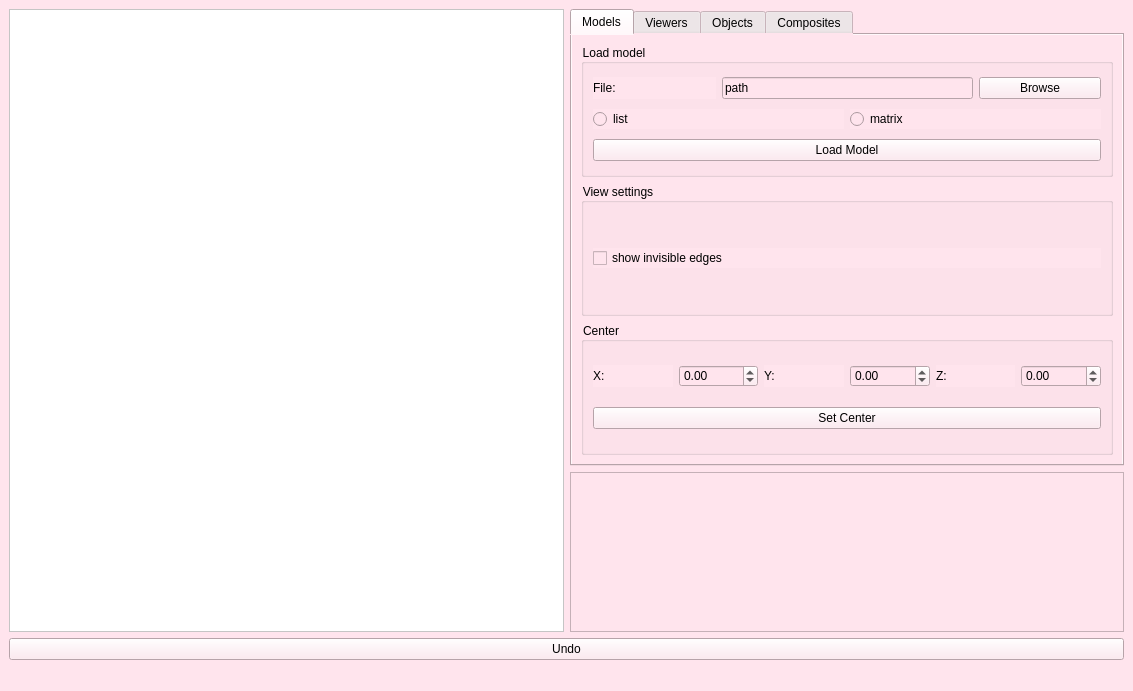
<?xml version="1.0" encoding="UTF-8"?>
<ui version="4.0">
 <class>MainWindow</class>
 <widget class="QMainWindow" name="MainWindow">
  <property name="enabled">
   <bool>true</bool>
  </property>
  <property name="geometry">
   <rect>
    <x>0</x>
    <y>0</y>
    <width>1133</width>
    <height>691</height>
   </rect>
  </property>
  <property name="windowTitle">
   <string>MainWindow</string>
  </property>
  <property name="styleSheet">
   <string notr="true">background-color: 	#FFE4ED;
font-family: &quot;Consolas&quot;</string>
  </property>
  <widget class="QWidget" name="mainwidget">
   <layout class="QGridLayout" name="gridLayout_8">
    <item row="0" column="0">
     <layout class="QGridLayout" name="gridLayout_7">
      <item row="1" column="1">
       <widget class="QTextEdit" name="logs"/>
      </item>
      <item row="0" column="0" rowspan="2">
       <widget class="QGraphicsView" name="canvas">
        <property name="styleSheet">
         <string notr="true">background-color: #FFFFFF;</string>
        </property>
       </widget>
      </item>
      <item row="0" column="1">
       <widget class="QTabWidget" name="tabWidget">
        <property name="currentIndex">
         <number>0</number>
        </property>
        <widget class="QWidget" name="model_tab">
         <attribute name="title">
          <string>Models</string>
         </attribute>
         <layout class="QGridLayout" name="gridLayout_3">
          <item row="1" column="0">
           <widget class="QGroupBox" name="groupBox_2">
            <property name="title">
             <string>View settings</string>
            </property>
            <layout class="QGridLayout" name="gridLayout_2">
             <item row="0" column="0">
              <widget class="QCheckBox" name="show_invisible_edges_check">
               <property name="text">
                <string>show invisible edges</string>
               </property>
              </widget>
             </item>
            </layout>
           </widget>
          </item>
          <item row="0" column="0">
           <widget class="QGroupBox" name="groupBox">
            <property name="title">
             <string>Load model</string>
            </property>
            <layout class="QGridLayout" name="gridLayout">
             <item row="0" column="0">
              <widget class="QLabel" name="label">
               <property name="text">
                <string>File:</string>
               </property>
              </widget>
             </item>
             <item row="0" column="1" colspan="2">
              <widget class="QLineEdit" name="path_to_file">
               <property name="text">
                <string>path</string>
               </property>
              </widget>
             </item>
             <item row="0" column="3">
              <widget class="QPushButton" name="browse_btn">
               <property name="text">
                <string>Browse</string>
               </property>
              </widget>
             </item>
             <item row="1" column="0" colspan="2">
              <widget class="QRadioButton" name="list_mode">
               <property name="text">
                <string>list</string>
               </property>
              </widget>
             </item>
             <item row="1" column="2" colspan="2">
              <widget class="QRadioButton" name="matrix_mode">
               <property name="text">
                <string>matrix</string>
               </property>
              </widget>
             </item>
             <item row="2" column="0" colspan="4">
              <widget class="QPushButton" name="load_model_btn">
               <property name="text">
                <string>Load Model</string>
               </property>
              </widget>
             </item>
            </layout>
           </widget>
          </item>
          <item row="2" column="0">
           <widget class="QGroupBox" name="groupBox_9">
            <property name="title">
             <string>Center</string>
            </property>
            <layout class="QGridLayout" name="gridLayout_14">
             <item row="0" column="0">
              <widget class="QLabel" name="label_19">
               <property name="text">
                <string>X:</string>
               </property>
              </widget>
             </item>
             <item row="0" column="1">
              <widget class="QDoubleSpinBox" name="x_center">
               <property name="minimum">
                <double>-1000.000000000000000</double>
               </property>
               <property name="maximum">
                <double>1000.000000000000000</double>
               </property>
              </widget>
             </item>
             <item row="0" column="2">
              <widget class="QLabel" name="label_20">
               <property name="text">
                <string>Y:</string>
               </property>
              </widget>
             </item>
             <item row="0" column="3">
              <widget class="QDoubleSpinBox" name="y_center">
               <property name="minimum">
                <double>-1000.000000000000000</double>
               </property>
               <property name="maximum">
                <double>1000.000000000000000</double>
               </property>
              </widget>
             </item>
             <item row="0" column="4">
              <widget class="QLabel" name="label_21">
               <property name="text">
                <string>Z:</string>
               </property>
              </widget>
             </item>
             <item row="0" column="5">
              <widget class="QDoubleSpinBox" name="z_center">
               <property name="minimum">
                <double>-1000.000000000000000</double>
               </property>
               <property name="maximum">
                <double>1000.000000000000000</double>
               </property>
              </widget>
             </item>
             <item row="1" column="0" colspan="6">
              <widget class="QPushButton" name="set_center_btn">
               <property name="text">
                <string>Set Center</string>
               </property>
              </widget>
             </item>
            </layout>
           </widget>
          </item>
         </layout>
        </widget>
        <widget class="QWidget" name="viewer_tab">
         <attribute name="title">
          <string>Viewers</string>
         </attribute>
         <layout class="QGridLayout" name="gridLayout_6">
          <item row="0" column="0">
           <widget class="QGroupBox" name="groupBox_3">
            <property name="title">
             <string>Add viewer</string>
            </property>
            <layout class="QGridLayout" name="gridLayout_4">
             <item row="0" column="1">
              <widget class="QDoubleSpinBox" name="add_viewer_x">
               <property name="minimum">
                <double>-1000.000000000000000</double>
               </property>
               <property name="maximum">
                <double>1000.000000000000000</double>
               </property>
              </widget>
             </item>
             <item row="1" column="0" colspan="6">
              <widget class="QPushButton" name="add_viewer_btn">
               <property name="text">
                <string>Add viewer</string>
               </property>
              </widget>
             </item>
             <item row="0" column="4">
              <widget class="QLabel" name="label_4">
               <property name="text">
                <string>Z:</string>
               </property>
              </widget>
             </item>
             <item row="0" column="2">
              <widget class="QLabel" name="label_3">
               <property name="text">
                <string>Y:</string>
               </property>
              </widget>
             </item>
             <item row="0" column="0">
              <widget class="QLabel" name="label_2">
               <property name="text">
                <string>X:</string>
               </property>
              </widget>
             </item>
             <item row="0" column="5">
              <widget class="QDoubleSpinBox" name="add_viewer_z">
               <property name="minimum">
                <double>-1000.000000000000000</double>
               </property>
               <property name="maximum">
                <double>1000.000000000000000</double>
               </property>
              </widget>
             </item>
             <item row="0" column="3">
              <widget class="QDoubleSpinBox" name="add_viewer_y">
               <property name="minimum">
                <double>-1000.000000000000000</double>
               </property>
               <property name="maximum">
                <double>1000.000000000000000</double>
               </property>
              </widget>
             </item>
            </layout>
           </widget>
          </item>
          <item row="1" column="0">
           <widget class="QGroupBox" name="groupBox_4">
            <property name="title">
             <string>Viewer list</string>
            </property>
            <layout class="QGridLayout" name="gridLayout_5">
             <item row="3" column="1">
              <widget class="QPushButton" name="move_viewer_right_btn">
               <property name="text">
                <string>&gt;</string>
               </property>
              </widget>
             </item>
             <item row="3" column="2">
              <widget class="QPushButton" name="move_viewer_down_btn">
               <property name="text">
                <string>v</string>
               </property>
              </widget>
             </item>
             <item row="4" column="2">
              <widget class="QComboBox" name="comboBox">
               <item>
                <property name="text">
                 <string>X</string>
                </property>
               </item>
               <item>
                <property name="text">
                 <string>Y</string>
                </property>
               </item>
               <item>
                <property name="text">
                 <string>Z</string>
                </property>
               </item>
              </widget>
             </item>
             <item row="1" column="0" colspan="2">
              <widget class="QPushButton" name="set_active_btn">
               <property name="text">
                <string>Set active</string>
               </property>
              </widget>
             </item>
             <item row="1" column="2" colspan="2">
              <widget class="QPushButton" name="delete_btn">
               <property name="text">
                <string>Delete</string>
               </property>
              </widget>
             </item>
             <item row="0" column="0" colspan="5">
              <widget class="QTableWidget" name="viewers_list">
               <property name="editTriggers">
                <set>QAbstractItemView::EditTrigger::NoEditTriggers</set>
               </property>
               <property name="selectionMode">
                <enum>QAbstractItemView::SelectionMode::SingleSelection</enum>
               </property>
               <column>
                <property name="text">
                 <string>id</string>
                </property>
               </column>
               <column>
                <property name="text">
                 <string>active</string>
                </property>
               </column>
               <column>
                <property name="text">
                 <string>x</string>
                </property>
               </column>
               <column>
                <property name="text">
                 <string>y</string>
                </property>
               </column>
               <column>
                <property name="text">
                 <string>z</string>
                </property>
               </column>
              </widget>
             </item>
             <item row="2" column="3">
              <widget class="QLabel" name="label_18">
               <property name="text">
                <string>step:</string>
               </property>
              </widget>
             </item>
             <item row="2" column="2">
              <widget class="QPushButton" name="move_viewer_up_btn">
               <property name="text">
                <string>^</string>
               </property>
              </widget>
             </item>
             <item row="4" column="0">
              <widget class="QLabel" name="label_6">
               <property name="text">
                <string>Rotate:</string>
               </property>
              </widget>
             </item>
             <item row="4" column="1">
              <widget class="QLabel" name="label_7">
               <property name="text">
                <string>axis:</string>
               </property>
              </widget>
             </item>
             <item row="2" column="1">
              <widget class="QPushButton" name="move_viewer_left_btn">
               <property name="text">
                <string>&lt;</string>
               </property>
              </widget>
             </item>
             <item row="3" column="3">
              <widget class="QLabel" name="label_17">
               <property name="text">
                <string>angle:</string>
               </property>
              </widget>
             </item>
             <item row="3" column="4">
              <widget class="QDoubleSpinBox" name="doubleSpinBox">
               <property name="minimum">
                <double>-360.000000000000000</double>
               </property>
               <property name="maximum">
                <double>360.000000000000000</double>
               </property>
              </widget>
             </item>
             <item row="4" column="3" colspan="2">
              <widget class="QPushButton" name="rotate_viewer_btn">
               <property name="text">
                <string>rotate</string>
               </property>
              </widget>
             </item>
             <item row="2" column="4">
              <widget class="QDoubleSpinBox" name="doubleSpinBox_2">
               <property name="minimum">
                <double>-1000.000000000000000</double>
               </property>
               <property name="maximum">
                <double>1000.000000000000000</double>
               </property>
              </widget>
             </item>
             <item row="2" column="0" rowspan="2">
              <widget class="QLabel" name="label_5">
               <property name="text">
                <string>Move:</string>
               </property>
              </widget>
             </item>
            </layout>
           </widget>
          </item>
         </layout>
        </widget>
        <widget class="QWidget" name="objects_tab">
         <attribute name="title">
          <string>Objects</string>
         </attribute>
         <layout class="QGridLayout" name="gridLayout_13">
          <item row="0" column="0" colspan="3">
           <widget class="QGroupBox" name="groupBox_5">
            <property name="title">
             <string>Object list</string>
            </property>
            <layout class="QGridLayout" name="gridLayout_9">
             <item row="0" column="0">
              <widget class="QTableWidget" name="objects_list">
               <attribute name="horizontalHeaderStretchLastSection">
                <bool>true</bool>
               </attribute>
               <column>
                <property name="text">
                 <string>id</string>
                </property>
               </column>
               <column>
                <property name="text">
                 <string>center</string>
                </property>
               </column>
               <column>
                <property name="text">
                 <string>type</string>
                </property>
               </column>
               <column>
                <property name="text">
                 <string>visible</string>
                </property>
               </column>
               <column>
                <property name="text">
                 <string>pts</string>
                </property>
               </column>
              </widget>
             </item>
             <item row="1" column="0">
              <widget class="QPushButton" name="delete_selected_btn">
               <property name="text">
                <string>Delete selected</string>
               </property>
              </widget>
             </item>
            </layout>
           </widget>
          </item>
          <item row="1" column="0">
           <widget class="QGroupBox" name="groupBox_6">
            <property name="title">
             <string>Move</string>
            </property>
            <layout class="QGridLayout" name="gridLayout_10">
             <item row="0" column="0">
              <widget class="QLabel" name="label_8">
               <property name="text">
                <string>dx:</string>
               </property>
              </widget>
             </item>
             <item row="0" column="1">
              <widget class="QDoubleSpinBox" name="dx">
               <property name="minimum">
                <double>-1000.000000000000000</double>
               </property>
               <property name="maximum">
                <double>1000.000000000000000</double>
               </property>
              </widget>
             </item>
             <item row="1" column="0">
              <widget class="QLabel" name="label_9">
               <property name="text">
                <string>dy:</string>
               </property>
              </widget>
             </item>
             <item row="1" column="1">
              <widget class="QDoubleSpinBox" name="dy">
               <property name="minimum">
                <double>-1000.000000000000000</double>
               </property>
               <property name="maximum">
                <double>1000.000000000000000</double>
               </property>
              </widget>
             </item>
             <item row="2" column="0">
              <widget class="QLabel" name="label_10">
               <property name="text">
                <string>dz:</string>
               </property>
              </widget>
             </item>
             <item row="2" column="1">
              <widget class="QDoubleSpinBox" name="dz">
               <property name="minimum">
                <double>-1000.000000000000000</double>
               </property>
               <property name="maximum">
                <double>1000.000000000000000</double>
               </property>
              </widget>
             </item>
             <item row="3" column="0" colspan="2">
              <widget class="QPushButton" name="move_btn">
               <property name="text">
                <string>Move</string>
               </property>
              </widget>
             </item>
            </layout>
           </widget>
          </item>
          <item row="1" column="1">
           <widget class="QGroupBox" name="groupBox_7">
            <property name="title">
             <string>Rotate</string>
            </property>
            <layout class="QGridLayout" name="gridLayout_11">
             <item row="0" column="0">
              <widget class="QLabel" name="label_13">
               <property name="text">
                <string>ax:</string>
               </property>
              </widget>
             </item>
             <item row="0" column="1">
              <widget class="QDoubleSpinBox" name="x_angle">
               <property name="minimum">
                <double>-360.000000000000000</double>
               </property>
               <property name="maximum">
                <double>360.000000000000000</double>
               </property>
               <property name="singleStep">
                <double>1.000000000000000</double>
               </property>
              </widget>
             </item>
             <item row="1" column="0">
              <widget class="QLabel" name="label_12">
               <property name="text">
                <string>ay:</string>
               </property>
              </widget>
             </item>
             <item row="1" column="1">
              <widget class="QDoubleSpinBox" name="y_angle">
               <property name="minimum">
                <double>-360.000000000000000</double>
               </property>
               <property name="maximum">
                <double>360.000000000000000</double>
               </property>
              </widget>
             </item>
             <item row="2" column="0">
              <widget class="QLabel" name="label_11">
               <property name="text">
                <string>az:</string>
               </property>
              </widget>
             </item>
             <item row="2" column="1">
              <widget class="QDoubleSpinBox" name="z_angle">
               <property name="minimum">
                <double>-360.000000000000000</double>
               </property>
               <property name="maximum">
                <double>360.000000000000000</double>
               </property>
              </widget>
             </item>
             <item row="3" column="0" colspan="2">
              <widget class="QPushButton" name="rotate_btn">
               <property name="text">
                <string>Rotate</string>
               </property>
              </widget>
             </item>
            </layout>
           </widget>
          </item>
          <item row="1" column="2">
           <widget class="QGroupBox" name="groupBox_8">
            <property name="title">
             <string>Scale</string>
            </property>
            <layout class="QGridLayout" name="gridLayout_12">
             <item row="0" column="0">
              <widget class="QLabel" name="label_16">
               <property name="text">
                <string>kx:</string>
               </property>
              </widget>
             </item>
             <item row="0" column="1">
              <widget class="QDoubleSpinBox" name="kx">
               <property name="minimum">
                <double>0.010000000000000</double>
               </property>
               <property name="maximum">
                <double>100.000000000000000</double>
               </property>
               <property name="value">
                <double>1.000000000000000</double>
               </property>
              </widget>
             </item>
             <item row="1" column="0">
              <widget class="QLabel" name="label_15">
               <property name="text">
                <string>ky:</string>
               </property>
              </widget>
             </item>
             <item row="1" column="1">
              <widget class="QDoubleSpinBox" name="ky">
               <property name="minimum">
                <double>0.010000000000000</double>
               </property>
               <property name="maximum">
                <double>100.000000000000000</double>
               </property>
               <property name="value">
                <double>1.000000000000000</double>
               </property>
              </widget>
             </item>
             <item row="2" column="0">
              <widget class="QLabel" name="label_14">
               <property name="text">
                <string>kz:</string>
               </property>
              </widget>
             </item>
             <item row="2" column="1">
              <widget class="QDoubleSpinBox" name="kz">
               <property name="minimum">
                <double>0.010000000000000</double>
               </property>
               <property name="maximum">
                <double>100.000000000000000</double>
               </property>
               <property name="value">
                <double>1.000000000000000</double>
               </property>
              </widget>
             </item>
             <item row="3" column="0" colspan="2">
              <widget class="QPushButton" name="scale_btn">
               <property name="text">
                <string>Scale</string>
               </property>
              </widget>
             </item>
            </layout>
           </widget>
          </item>
         </layout>
        </widget>
        <widget class="QWidget" name="composite_tab">
         <attribute name="title">
          <string>Composites</string>
         </attribute>
         <layout class="QGridLayout" name="gridLayout_18">
          <item row="2" column="0">
           <widget class="QGroupBox" name="groupBox_14">
            <property name="title">
             <string>Move</string>
            </property>
            <layout class="QGridLayout" name="gridLayout_17">
             <item row="1" column="1">
              <widget class="QDoubleSpinBox" name="dy_2">
               <property name="minimum">
                <double>-1000.000000000000000</double>
               </property>
               <property name="maximum">
                <double>1000.000000000000000</double>
               </property>
              </widget>
             </item>
             <item row="0" column="0">
              <widget class="QLabel" name="label_31">
               <property name="text">
                <string>dx:</string>
               </property>
              </widget>
             </item>
             <item row="2" column="0">
              <widget class="QLabel" name="label_33">
               <property name="text">
                <string>dz:</string>
               </property>
              </widget>
             </item>
             <item row="2" column="1">
              <widget class="QDoubleSpinBox" name="dz_2">
               <property name="minimum">
                <double>-1000.000000000000000</double>
               </property>
               <property name="maximum">
                <double>1000.000000000000000</double>
               </property>
              </widget>
             </item>
             <item row="1" column="0">
              <widget class="QLabel" name="label_32">
               <property name="text">
                <string>dy:</string>
               </property>
              </widget>
             </item>
             <item row="3" column="0" colspan="2">
              <widget class="QPushButton" name="move_composite_btn">
               <property name="text">
                <string>Move</string>
               </property>
              </widget>
             </item>
             <item row="0" column="1">
              <widget class="QDoubleSpinBox" name="dx_2">
               <property name="minimum">
                <double>-1000.000000000000000</double>
               </property>
               <property name="maximum">
                <double>1000.000000000000000</double>
               </property>
              </widget>
             </item>
            </layout>
           </widget>
          </item>
          <item row="1" column="1" colspan="2">
           <widget class="QPushButton" name="add_composite_btn">
            <property name="text">
             <string>Add composite</string>
            </property>
           </widget>
          </item>
          <item row="2" column="1">
           <widget class="QGroupBox" name="groupBox_12">
            <property name="title">
             <string>Rotate</string>
            </property>
            <layout class="QGridLayout" name="gridLayout_15">
             <item row="2" column="1">
              <widget class="QDoubleSpinBox" name="z_angle_2">
               <property name="minimum">
                <double>-360.000000000000000</double>
               </property>
               <property name="maximum">
                <double>360.000000000000000</double>
               </property>
              </widget>
             </item>
             <item row="3" column="0" colspan="2">
              <widget class="QPushButton" name="rotate_composite_btn">
               <property name="text">
                <string>Rotate</string>
               </property>
              </widget>
             </item>
             <item row="2" column="0">
              <widget class="QLabel" name="label_27">
               <property name="text">
                <string>az:</string>
               </property>
              </widget>
             </item>
             <item row="0" column="0">
              <widget class="QLabel" name="label_25">
               <property name="text">
                <string>ax:</string>
               </property>
              </widget>
             </item>
             <item row="0" column="1">
              <widget class="QDoubleSpinBox" name="x_angle_2">
               <property name="minimum">
                <double>-360.000000000000000</double>
               </property>
               <property name="maximum">
                <double>360.000000000000000</double>
               </property>
               <property name="singleStep">
                <double>1.000000000000000</double>
               </property>
              </widget>
             </item>
             <item row="1" column="1">
              <widget class="QDoubleSpinBox" name="y_angle_2">
               <property name="minimum">
                <double>-360.000000000000000</double>
               </property>
               <property name="maximum">
                <double>360.000000000000000</double>
               </property>
              </widget>
             </item>
             <item row="1" column="0">
              <widget class="QLabel" name="label_26">
               <property name="text">
                <string>ay:</string>
               </property>
              </widget>
             </item>
            </layout>
           </widget>
          </item>
          <item row="0" column="0" colspan="3">
           <widget class="QGroupBox" name="groupBox_10">
            <property name="title">
             <string>Objs and Viewers list</string>
            </property>
            <layout class="QGridLayout" name="gridLayout_20">
             <item row="0" column="0">
              <widget class="QTableWidget" name="tableWidget">
               <column>
                <property name="text">
                 <string>id</string>
                </property>
               </column>
               <column>
                <property name="text">
                 <string>type</string>
                </property>
               </column>
               <column>
                <property name="text">
                 <string>ids</string>
                </property>
               </column>
              </widget>
             </item>
            </layout>
           </widget>
          </item>
          <item row="2" column="2">
           <widget class="QGroupBox" name="groupBox_13">
            <property name="title">
             <string>Scale</string>
            </property>
            <layout class="QGridLayout" name="gridLayout_16">
             <item row="1" column="1">
              <widget class="QDoubleSpinBox" name="ky_2">
               <property name="minimum">
                <double>0.010000000000000</double>
               </property>
               <property name="maximum">
                <double>100.000000000000000</double>
               </property>
               <property name="value">
                <double>1.000000000000000</double>
               </property>
              </widget>
             </item>
             <item row="1" column="0">
              <widget class="QLabel" name="label_29">
               <property name="text">
                <string>ky:</string>
               </property>
              </widget>
             </item>
             <item row="2" column="1">
              <widget class="QDoubleSpinBox" name="kz_2">
               <property name="minimum">
                <double>0.010000000000000</double>
               </property>
               <property name="maximum">
                <double>100.000000000000000</double>
               </property>
               <property name="value">
                <double>1.000000000000000</double>
               </property>
              </widget>
             </item>
             <item row="3" column="0" colspan="2">
              <widget class="QPushButton" name="scale_composite_btn">
               <property name="text">
                <string>Scale</string>
               </property>
              </widget>
             </item>
             <item row="2" column="0">
              <widget class="QLabel" name="label_30">
               <property name="text">
                <string>kz:</string>
               </property>
              </widget>
             </item>
             <item row="0" column="1">
              <widget class="QDoubleSpinBox" name="kx_2">
               <property name="minimum">
                <double>0.010000000000000</double>
               </property>
               <property name="maximum">
                <double>100.000000000000000</double>
               </property>
               <property name="value">
                <double>1.000000000000000</double>
               </property>
              </widget>
             </item>
             <item row="0" column="0">
              <widget class="QLabel" name="label_28">
               <property name="text">
                <string>kx:</string>
               </property>
              </widget>
             </item>
            </layout>
           </widget>
          </item>
          <item row="1" column="0">
           <widget class="QPushButton" name="del_composite_btn">
            <property name="text">
             <string>Del composite</string>
            </property>
           </widget>
          </item>
         </layout>
        </widget>
       </widget>
      </item>
     </layout>
    </item>
    <item row="1" column="0">
     <widget class="QPushButton" name="undo_btn">
      <property name="text">
       <string>Undo</string>
      </property>
     </widget>
    </item>
   </layout>
  </widget>
  <widget class="QMenuBar" name="menubar">
   <property name="geometry">
    <rect>
     <x>0</x>
     <y>0</y>
     <width>1133</width>
     <height>26</height>
    </rect>
   </property>
  </widget>
  <widget class="QStatusBar" name="statusbar"/>
 </widget>
 <resources/>
 <connections/>
</ui>
